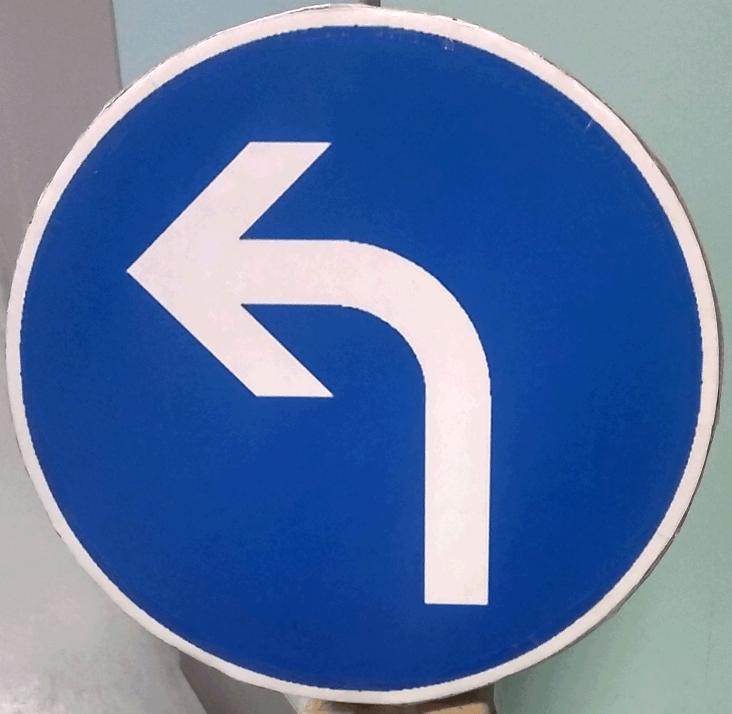
#> input picture Final Code/Real World Experiment/Image Data/Cropped Signs/0.png, 1464 x 1428 px (shown at 1/2 size); its folder holds 4 pictures in this run
$ python reshape.py
#> lines starting #> are read from the running program, lines starting #| are printed output that depends on the picture
import cv2
import os

outputDir = 'Reshaped Signs'
finRes = 100
dirCounter = dict()

oriDir = 'Cropped Signs'
if not os.path.exists(outputDir):
	os.makedirs(outputDir)

for filename in os.listdir(oriDir):
	img = cv2.imread(os.path.join(oriDir,filename))
#> img is the input picture: shape (1428, 1464, 3); mean B, G, R 163, 116.6, 89.7
	new_img = cv2.resize(img, (finRes,finRes))
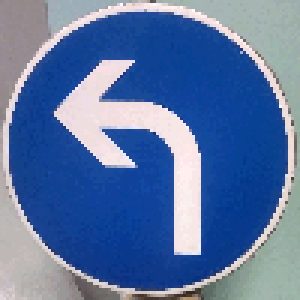
#> new_img: shape (100, 100, 3) (shown 3 times larger); mean B, G, R 163, 116.7, 89.8
	cv2.imwrite(outputDir+'/'+filename, new_img)
#> pass 2 of the loop `for filename in os.listdir(oriDir):`:
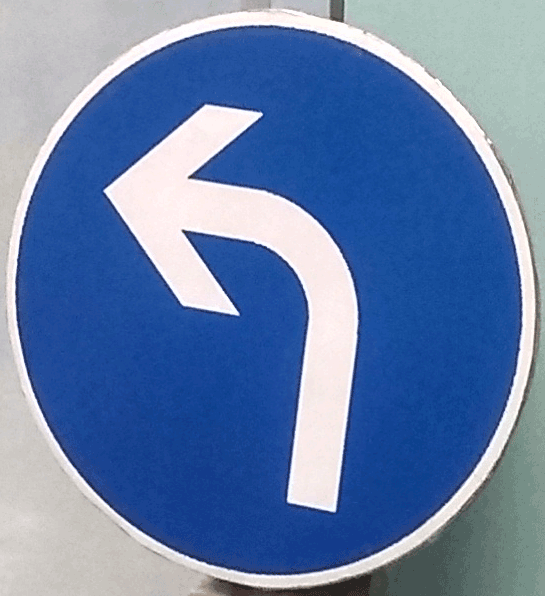
#> input picture Final Code/Real World Experiment/Image Data/Cropped Signs/1.png, 545 x 596 px
#> img is the input picture: shape (596, 545, 3); mean B, G, R 170.1, 127.4, 101.1
#> `new_img = cv2.resize(img, (finRes,finRes))`:
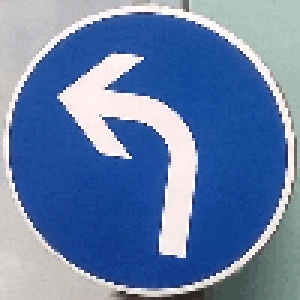
#> new_img: shape (100, 100, 3) (shown 3 times larger); mean B, G, R 170.1, 127.4, 101.1
#> pass 3 of the loop `for filename in os.listdir(oriDir):`:
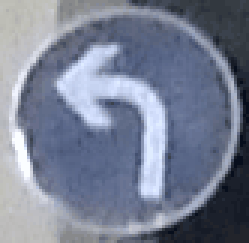
#> input picture Final Code/Real World Experiment/Image Data/Cropped Signs/10.png, 83 x 81 px (shown 3 times larger)
#> img is the input picture: shape (81, 83, 3); mean B, G, R 147.1, 127.5, 119.5
#> `new_img = cv2.resize(img, (finRes,finRes))`:
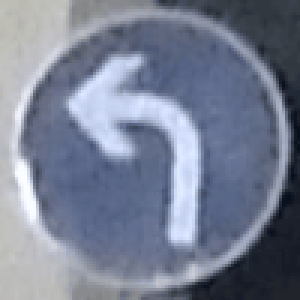
#> new_img: shape (100, 100, 3) (shown 3 times larger); mean B, G, R 147, 127.4, 119.4
#> the loop made 4 passes; the first 3 are shown
